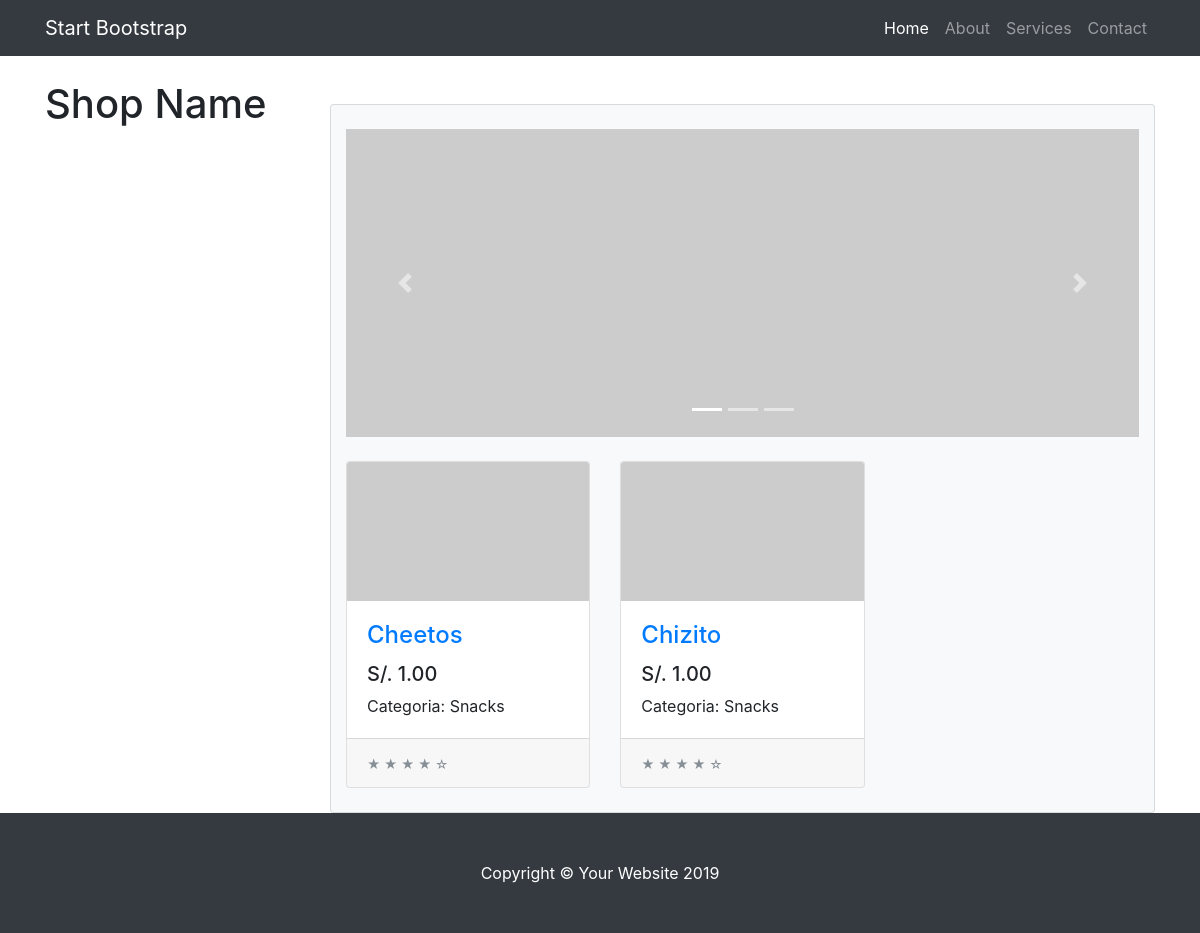
The page /tienda/categoria/2/ on the database its author committed.
### tienda/models.py (models this page shows, shortened)
class Producto(models.Model):
    categoria = models.ForeignKey(Categoria,on_delete=models.CASCADE)
    nombre = models.CharField(max_length=200)
    precio = models.DecimalField(max_digits=6,decimal_places=2)
    stock = models.IntegerField(default=0)
    pub_date = models.DateTimeField('date published')

class Categoria(models.Model):
    nombre = models.CharField(max_length=200)
    pub_date = models.DateTimeField('fecha de registro',auto_now=True)

### tienda/views.py (the view)
# urls.py: path('categoria/<int:categoria_id>/',views.categoria,name='categoria')
def categoria(request, categoria_id):
    categoria = get_object_or_404(Categoria, pk=categoria_id)
    product_list = Producto.objects.filter(categoria=categoria).order_by('nombre')
    return render(request,'categoria.html', {'product_list': product_list})

### tienda/templates/categoria.html (shortened to what this page needs)
{% extends "layout.html" %}
{% block content %}
{% load static %}
<!DOCTYPE html>
<html lang="en">
<head>
    <link href="{% static 'vendor/bootstrap/css/bootstrap.min.css' %}" rel="stylesheet">
</head>
<body>
    <div class="container mt-5 card bg-light shadow-lg">
        <div id="carouselExampleIndicators" class="carousel slide my-4" data-ride="carousel">
            <ol class="carousel-indicators">
                <li data-target="#carouselExampleIndicators" data-slide-to="0" class="active"></li>
                <li data-target="#carouselExampleIndicators" data-slide-to="1"></li>
                <li data-target="#carouselExampleIndicators" data-slide-to="2"></li>
            </ol>
            <div class="carousel-inner" role="listbox">
                <div class="carousel-item active">
                    <img class="d-block img-fluid" src="http://placehold.it/900x350" alt="First slide">
                </div>
            </div>
            <a class="carousel-control-prev" href="#carouselExampleIndicators" role="button" data-slide="prev">
                <span class="carousel-control-prev-icon" aria-hidden="true"></span>
            </a>
            <a class="carousel-control-next" href="#carouselExampleIndicators" role="button" data-slide="next">
                <span class="carousel-control-next-icon" aria-hidden="true"></span>
            </a>
        </div>
        <div class="row">
            {% for prod in product_list %}
            <div class="col-lg-4 col-md-6 mb-4">
                <div class="card h-100">
                    <a href="/tienda/producto/{{ prod.id }}">
                        <img class="card-img-top" src="http://placehold.it/700x400" alt="">
                    </a>
                    <div class="card-body">
                        <h4 class="card-title">
                            <a href="/tienda/producto/{{ prod.id }}">{{ prod.nombre }}</a>
                        </h4>
                        <h5>S/. {{ prod.precio }}</h5>
                        <p class="card-text"> Categoria: {{ prod.categoria.nombre }}
                        </p>
                    </div>
                    <div class="card-footer">
                        <small class="text-muted">&#9733; &#9733; &#9733; &#9733; &#9734;</small>
                    </div>
                </div>
            </div>
            {% endfor %}
        </div>
    </div>
</body>
</html>
{% endblock %}

### tienda/static/css/shop.css (style rules this page uses)
body { padding-top: 54px; }
@media (min-width: 992px) { body { padding-top: 56px; } }

### rows shown on the page
Producto: nombre "Cheetos", precio "1.00", categoria.nombre "Snacks"
Producto: nombre "Chizito", precio "1.00", categoria.nombre "Snacks"
